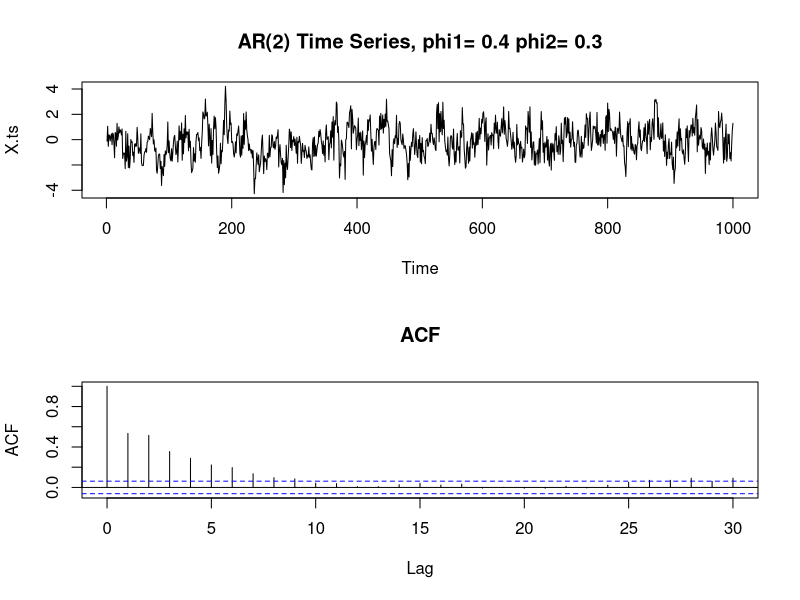

The R script that drew this image:
par(mfrow=c(2,1))

phi1 = .4; phi2 = .3;
X.ts <- arima.sim(list(ar = c(phi1, phi2)), n=1000)
plot(X.ts,main=paste("AR(2) Time Series, phi1=",phi1,"phi2=",phi2))
acf(X.ts,main="ACF")
